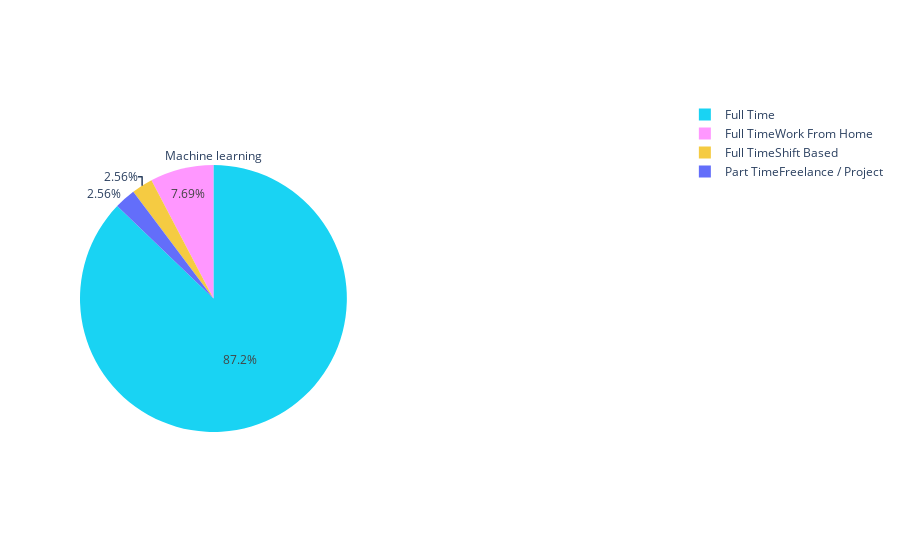

The cell this chart's notebook holds for it:
### Code cell
work=Counter(data[data['job_title']=='Machine learning']['work_hours'])
fig = make_subplots(rows=1, cols=2, specs=[[{"type": "pie"}, {"type": "pie"}]])
fig.add_trace(go.Pie(
     values=[item[1] for item in sorted(work.items())],
     labels=[item[0] for item in sorted(work.items())],
     domain=dict(x=[0, 0.5]),
     name="Machine learning",title='Machine learning'), 
     row=1, col=1)
fig.update_traces(marker=dict(colors=['#19D3F3','#f5cb42','#FF97FF']))

### Figure 1 — Plotly figure (JSON) as saved in the notebook; plotly's stock layout.template omitted (floating-point values rounded to 4 significant figures)
{"data": [{"domain": {"x": [0, 0.45], "y": [0, 1]}, "labels": ["Full Time", "Full TimeShift Based", "Full TimeWork From Home", "Part TimeFreelance / Project"], "marker": {"colors": ["#19D3F3", "#f5cb42", "#FF97FF"]}, "name": "Machine learning", "title": {"text": "Machine learning"}, "type": "pie", "values": [34, 1, 3, 1]}], "layout": {}}
